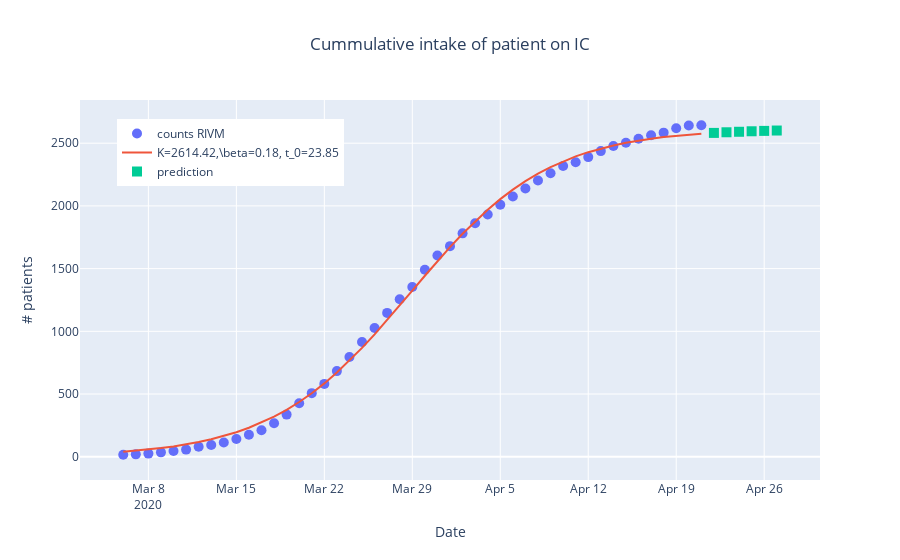
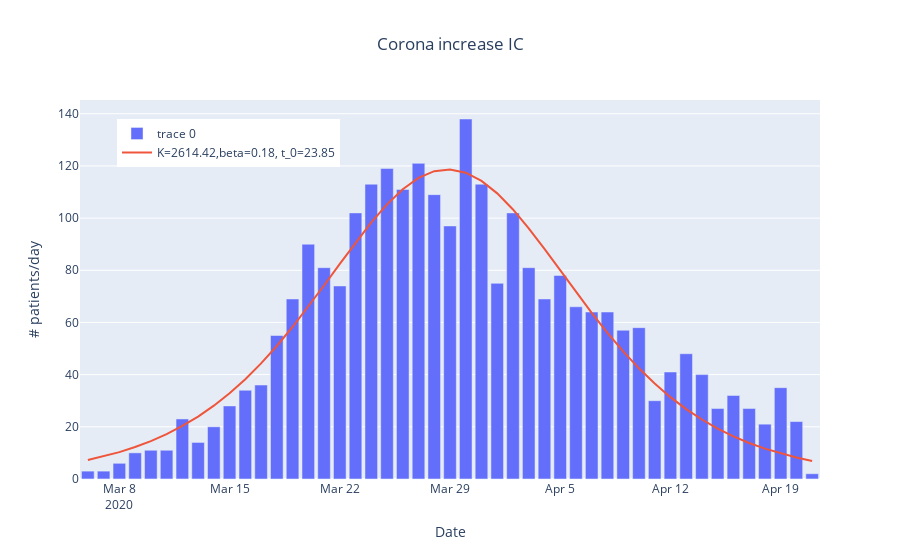

The notebook cell saved with these charts, in order:
### Code cell
#fit met logistic curve

from lmfit import Model
from lmfit import Parameters

upload_plots=False
upload_plots=True



def ef(x,L,tau):
    return L*np.power(2,x/tau)

def logistic(x,M,alpha,beta):
    return M/(1+np.exp(-beta*(x-alpha)))

def dif_log(x,M,alpha,beta):
    return beta*M*np.exp(-beta*(x-alpha))/np.power((1+np.exp(-beta*(x-alpha))),2)

#y=np.array(qq['number']).astype(float)
l=len(y)
x=np.arange(0, l,1, float)
gmodel = Model(logistic)
#params = gmodel.make_params(M=30000,alfa=65,beta=0.2)
params = Parameters()
params.add('M', value=1000, min=500,max=4000)
params.add('alpha', value=20,min=10,max=80)
params.add('beta', value=0.2, min=0.05,max=0.95)

x_start_fit=1
x_start_plot=1
print(x_start_fit)
print('parameter names: {}'.format(gmodel.param_names))
print('independent variables: {}'.format(gmodel.independent_vars))
result = gmodel.fit(y[x_start_fit:], params,x=x[x_start_fit:])

# %matplotlib notebook

# ax,_=result.plot()
# plt.yscale('log')
# result
#dates=qq['date']
xdate=dates[x_start_fit:]
yf= gmodel.eval(result.params, x=x[x_start_fit:])
#x=qq['date']
dt=xdate.iloc[-1].to_pydatetime()
xdate_extra=expand_date(dt)
l=len(xdate_extra)
x_extra=np.arange(x[-1]+1, x[-1]+l,1, float)
y_extra=gmodel.eval(result.params, x=x_extra).astype(int)

fig = go.Figure()
fig.add_trace(go.Scatter(x=dates[x_start_plot:], y=y[x_start_plot:],
                         mode='markers',
                         name='counts RIVM',
                         marker_size=10,
                         marker_symbol='circle'))
fig.add_trace(go.Scatter(x=xdate, y=yf,
                         mode='lines',
                         name=r'K=%.2f,\beta=%.2f, t_0=%.2f'%\
                         (result.params['M'].value,result.params['beta'].value,result.params['alpha'].value)))

fig.add_trace(go.Scatter(x=xdate_extra, y=y_extra,
                         mode='markers',
                         name='prediction',
                        marker_size=10,
                         marker_symbol='square'))
title="Cummulative intake of patient on IC"
yaxis_title="# patients"

fig.update_layout(#yaxis_type="log",
                  title=title,
                  title_xanchor="center",
                  title_x=0.5,
                  xaxis_title="Date",
                  yaxis_title=yaxis_title,
                  legend_x=0.05,
                  legend_y=0.95,
                  font_size=12)

filename="corona_ic_logistic"
if upload_plots:
    py.plot(fig, filename = filename, auto_open=True)
fig.show()

M=beta=result.params['M'].value
alpha=result.params['alpha'].value
beta=result.params['beta'].value


fig = go.Figure()
fig.add_trace(go.Bar(x=dates[1:], y=toename))
#                          mode='markers',
#                          name='counts RIVM',
#                          marker_size=10,
#                          marker_symbol='circle'))
fig.add_trace(go.Scatter(x=xdate, y=dif_log(x+1,M,alpha,beta),
                         mode='lines',
                         name=r'K=%.2f,beta=%.2f, t_0=%.2f'%\
                         (result.params['M'].value,result.params['beta'].value,result.params['alpha'].value)))

title="Corona increase IC"
yaxis_title="# patients/day"

fig.update_layout(#yaxis_type="log",
                  title=title,
                  title_xanchor="center",
                  title_x=0.5,
                  xaxis_title="Date",
                  yaxis_title=yaxis_title,
                  legend_x=0.05,
                  legend_y=0.95,
                  font_size=12)

filename="corona_ic_logistic_increase"
if upload_plots:
    py.plot(fig, filename = filename, auto_open=True)
fig.show()

### Figure 1 — Plotly figure (JSON) as saved in the notebook; plotly's stock layout.template omitted (floating-point values rounded to 4 significant figures)
{"data": [{"marker": {"size": 10, "symbol": "circle"}, "mode": "markers", "name": "counts RIVM", "type": "scatter", "x": ["2020-03-06T00:00:00", "2020-03-07T00:00:00", "2020-03-08T00:00:00", "2020-03-09T00:00:00", "2020-03-10T00:00:00", "2020-03-11T00:00:00", "2020-03-12T00:00:00", "2020-03-13T00:00:00", "2020-03-14T00:00:00", "2020-03-15T00:00:00", "2020-03-16T00:00:00", "2020-03-17T00:00:00", "2020-03-18T00:00:00", "2020-03-19T00:00:00", "2020-03-20T00:00:00", "2020-03-21T00:00:00", "2020-03-22T00:00:00", "2020-03-23T00:00:00", "2020-03-24T00:00:00", "2020-03-25T00:00:00", "2020-03-26T00:00:00", "2020-03-27T00:00:00", "2020-03-28T00:00:00", "2020-03-29T00:00:00", "2020-03-30T00:00:00", "2020-03-31T00:00:00", "2020-04-01T00:00:00", "2020-04-02T00:00:00", "2020-04-03T00:00:00", "2020-04-04T00:00:00", "2020-04-05T00:00:00", "2020-04-06T00:00:00", "2020-04-07T00:00:00", "2020-04-08T00:00:00", "2020-04-09T00:00:00", "2020-04-10T00:00:00", "2020-04-11T00:00:00", "2020-04-12T00:00:00", "2020-04-13T00:00:00", "2020-04-14T00:00:00", "2020-04-15T00:00:00", "2020-04-16T00:00:00", "2020-04-17T00:00:00", "2020-04-18T00:00:00", "2020-04-19T00:00:00", "2020-04-20T00:00:00", "2020-04-21T00:00:00"], "y": [16, 19, 25, 35, 46, 57, 80, 94, 114, 142, 176, 212, 267, 336, 426, 507, 581, 683, 796, 915, 1026, 1147, 1256, 1353, 1491, 1604, 1679, 1781, 1862, 1931, 2009, 2075, 2139, 2203, 2260, 2318, 2348, 2389, 2437, 2477, 2504, 2536, 2563, 2584, 2619, 2641, 2643]}, {"mode": "lines", "name": "K=2614.42,\\beta=0.18, t_0=23.85", "type": "scatter", "x": ["2020-03-06T00:00:00", "2020-03-07T00:00:00", "2020-03-08T00:00:00", "2020-03-09T00:00:00", "2020-03-10T00:00:00", "2020-03-11T00:00:00", "2020-03-12T00:00:00", "2020-03-13T00:00:00", "2020-03-14T00:00:00", "2020-03-15T00:00:00", "2020-03-16T00:00:00", "2020-03-17T00:00:00", "2020-03-18T00:00:00", "2020-03-19T00:00:00", "2020-03-20T00:00:00", "2020-03-21T00:00:00", "2020-03-22T00:00:00", "2020-03-23T00:00:00", "2020-03-24T00:00:00", "2020-03-25T00:00:00", "2020-03-26T00:00:00", "2020-03-27T00:00:00", "2020-03-28T00:00:00", "2020-03-29T00:00:00", "2020-03-30T00:00:00", "2020-03-31T00:00:00", "2020-04-01T00:00:00", "2020-04-02T00:00:00", "2020-04-03T00:00:00", "2020-04-04T00:00:00", "2020-04-05T00:00:00", "2020-04-06T00:00:00", "2020-04-07T00:00:00", "2020-04-08T00:00:00", "2020-04-09T00:00:00", "2020-04-10T00:00:00", "2020-04-11T00:00:00", "2020-04-12T00:00:00", "2020-04-13T00:00:00", "2020-04-14T00:00:00", "2020-04-15T00:00:00", "2020-04-16T00:00:00", "2020-04-17T00:00:00", "2020-04-18T00:00:00", "2020-04-19T00:00:00", "2020-04-20T00:00:00", "2020-04-21T00:00:00"], "y": [40.59, 48.52, 57.97, 69.21, 82.55, 98.37, 117.1, 139.2, 165.1, 195.5, 231.0, 272.3, 319.8, 374.4, 436.5, 506.6, 584.9, 671.5, 766.0, 867.9, 976.2, 1090.0, 1206.0, 1325.0, 1443.0, 1559.0, 1671.0, 1778.0, 1877.0, 1970.0, 2054.0, 2130.0, 2197.0, 2257.0, 2310.0, 2355.0, 2395.0, 2428.0, 2458.0, 2482.0, 2503.0, 2521.0, 2536.0, 2549.0, 2559.0, 2568.0, 2576.0]}, {"marker": {"size": 10, "symbol": "square"}, "mode": "markers", "name": "prediction", "type": "scatter", "x": ["2020-04-22T00:00:00", "2020-04-23T00:00:00", "2020-04-24T00:00:00", "2020-04-25T00:00:00", "2020-04-26T00:00:00", "2020-04-27T00:00:00", "2020-04-28T00:00:00"], "y": [2582, 2587, 2591, 2595, 2598, 2601]}], "layout": {"font": {"size": 12}, "legend": {"x": 0.05, "y": 0.95}, "title": {"text": "Cummulative intake of patient on IC", "x": 0.5, "xanchor": "center"}, "xaxis": {"title": {"text": "Date"}}, "yaxis": {"title": {"text": "# patients"}}}}

### Figure 2 — Plotly figure (JSON) as saved in the notebook; plotly's stock layout.template omitted (floating-point values rounded to 4 significant figures)
{"data": [{"type": "bar", "x": ["2020-03-06T00:00:00", "2020-03-07T00:00:00", "2020-03-08T00:00:00", "2020-03-09T00:00:00", "2020-03-10T00:00:00", "2020-03-11T00:00:00", "2020-03-12T00:00:00", "2020-03-13T00:00:00", "2020-03-14T00:00:00", "2020-03-15T00:00:00", "2020-03-16T00:00:00", "2020-03-17T00:00:00", "2020-03-18T00:00:00", "2020-03-19T00:00:00", "2020-03-20T00:00:00", "2020-03-21T00:00:00", "2020-03-22T00:00:00", "2020-03-23T00:00:00", "2020-03-24T00:00:00", "2020-03-25T00:00:00", "2020-03-26T00:00:00", "2020-03-27T00:00:00", "2020-03-28T00:00:00", "2020-03-29T00:00:00", "2020-03-30T00:00:00", "2020-03-31T00:00:00", "2020-04-01T00:00:00", "2020-04-02T00:00:00", "2020-04-03T00:00:00", "2020-04-04T00:00:00", "2020-04-05T00:00:00", "2020-04-06T00:00:00", "2020-04-07T00:00:00", "2020-04-08T00:00:00", "2020-04-09T00:00:00", "2020-04-10T00:00:00", "2020-04-11T00:00:00", "2020-04-12T00:00:00", "2020-04-13T00:00:00", "2020-04-14T00:00:00", "2020-04-15T00:00:00", "2020-04-16T00:00:00", "2020-04-17T00:00:00", "2020-04-18T00:00:00", "2020-04-19T00:00:00", "2020-04-20T00:00:00", "2020-04-21T00:00:00"], "y": [3, 3, 6, 10, 11, 11, 23, 14, 20, 28, 34, 36, 55, 69, 90, 81, 74, 102, 113, 119, 111, 121, 109, 97, 138, 113, 75, 102, 81, 69, 78, 66, 64, 64, 57, 58, 30, 41, 48, 40, 27, 32, 27, 21, 35, 22, 2]}, {"mode": "lines", "name": "K=2614.42,beta=0.18, t_0=23.85", "type": "scatter", "x": ["2020-03-06T00:00:00", "2020-03-07T00:00:00", "2020-03-08T00:00:00", "2020-03-09T00:00:00", "2020-03-10T00:00:00", "2020-03-11T00:00:00", "2020-03-12T00:00:00", "2020-03-13T00:00:00", "2020-03-14T00:00:00", "2020-03-15T00:00:00", "2020-03-16T00:00:00", "2020-03-17T00:00:00", "2020-03-18T00:00:00", "2020-03-19T00:00:00", "2020-03-20T00:00:00", "2020-03-21T00:00:00", "2020-03-22T00:00:00", "2020-03-23T00:00:00", "2020-03-24T00:00:00", "2020-03-25T00:00:00", "2020-03-26T00:00:00", "2020-03-27T00:00:00", "2020-03-28T00:00:00", "2020-03-29T00:00:00", "2020-03-30T00:00:00", "2020-03-31T00:00:00", "2020-04-01T00:00:00", "2020-04-02T00:00:00", "2020-04-03T00:00:00", "2020-04-04T00:00:00", "2020-04-05T00:00:00", "2020-04-06T00:00:00", "2020-04-07T00:00:00", "2020-04-08T00:00:00", "2020-04-09T00:00:00", "2020-04-10T00:00:00", "2020-04-11T00:00:00", "2020-04-12T00:00:00", "2020-04-13T00:00:00", "2020-04-14T00:00:00", "2020-04-15T00:00:00", "2020-04-16T00:00:00", "2020-04-17T00:00:00", "2020-04-18T00:00:00", "2020-04-19T00:00:00", "2020-04-20T00:00:00", "2020-04-21T00:00:00"], "y": [7.256, 8.648, 10.29, 12.24, 14.52, 17.19, 20.31, 23.93, 28.09, 32.85, 38.25, 44.29, 50.98, 58.26, 66.04, 74.17, 82.46, 90.62, 98.35, 105.3, 111.1, 115.4, 118.0, 118.7, 117.4, 114.3, 109.5, 103.3, 96.11, 88.21, 79.98, 71.72, 63.67, 56.02, 48.92, 42.42, 36.57, 31.37, 26.79, 22.79, 19.33, 16.35, 13.8, 11.62, 9.773, 8.207, 6.884, 5.769]}], "layout": {"font": {"size": 12}, "legend": {"x": 0.05, "y": 0.95}, "title": {"text": "Corona increase IC", "x": 0.5, "xanchor": "center"}, "xaxis": {"title": {"text": "Date"}}, "yaxis": {"title": {"text": "# patients/day"}}}}
